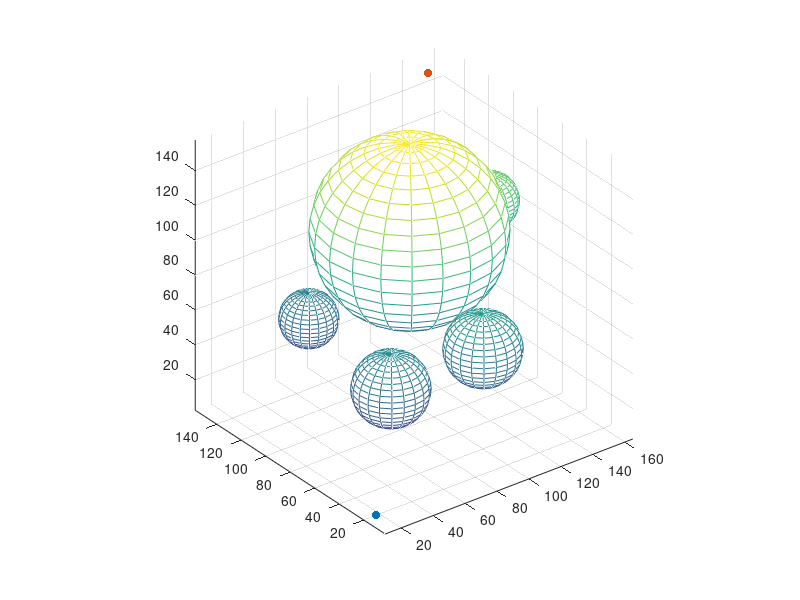

Source code (MATLAB): (Note: this script raises an error after producing the figure.)
%% 绘制障碍物(以球为例，主要是方便计算)
x0=100; y0=100; z0=100;%球心
circleCenter = [100,100,100;50,50,50;100,40,60;150,100,100;60,130,50];
r=[50;20;20;15;15];%半径
%下面开始画
figure(1);
[x,y,z]=sphere;
for i = 1:length(circleCenter(:,1))
    mesh(r(i)*x+circleCenter(i,1),r(i)*y+circleCenter(i,2),r(i)*z+circleCenter(i,3));hold on;
end
axis equal
%% 参数
source=[10 10 10];
goal=[150 150 150];
stepsize = 10;
threshold = 10;
maxFailedAttempts = 10000;
display = true;
searchSize = [250 250 250];      %探索空间六面体
%% 绘制起点和终点
hold on;
scatter3(source(1),source(2),source(3),"filled","g");
scatter3(goal(1),goal(2),goal(3),"filled","b");
tic;  % tic-toc: Functions for Elapsed Time
RRTree = double([source -1]);
failedAttempts = 0;
pathFound = false;

%% 循环
while failedAttempts <= maxFailedAttempts  % loop to grow RRTs
    %% chooses a random configuration
    if rand < 0.5
        sample = rand(1,3) .* searchSize;   % random sample
    else
        sample = goal; % sample taken as goal to bias tree generation to goal
    end
    %% selects the node in the RRT tree that is closest to qrand
    [A, I] = min( distanceCost(RRTree(:,1:3),sample) ,[],1); % find the minimum value of each column
    closestNode = RRTree(I(1),1:3);
    %% moving from qnearest an incremental distance in the direction of qrand
    movingVec = [sample(1)-closestNode(1),sample(2)-closestNode(2),sample(3)-closestNode(3)];
    movingVec = movingVec/sqrt(sum(movingVec.^2));  %单位化
    newPoint = closestNode + stepsize * movingVec;
    if ~checkPath3(closestNode, newPoint, circleCenter,r) % if extension of closest node in tree to the new point is feasible
        failedAttempts = failedAttempts + 1;
        continue;
    end
    
    if distanceCost(newPoint,goal) < threshold, pathFound = true; break; end % goal reached
    [A, I2] = min( distanceCost(RRTree(:,1:3),newPoint) ,[],1); % check if new node is not already pre-existing in the tree
    if distanceCost(newPoint,RRTree(I2(1),1:3)) < threshold, failedAttempts = failedAttempts + 1; continue; end 
    
    RRTree = [RRTree; newPoint I(1)]; % add node
    failedAttempts = 0;
    if display, plot3([closestNode(1);newPoint(1)],[closestNode(2);newPoint(2)],[closestNode(3);newPoint(3)],'LineWidth',1); end
    pause(0.05);
end

if display && pathFound, plot3([closestNode(1);goal(1)],[closestNode(2);goal(2)],[closestNode(3);goal(3)]); end

if display, disp('click/press any key'); waitforbuttonpress; end
if ~pathFound, error('no path found. maximum attempts reached'); end
%% retrieve path from parent information
path = goal;
prev = I(1);
while prev > 0
    path = [RRTree(prev,1:3); path];
    prev = RRTree(prev,4);
end

pathLength = 0;
for i=1:length(path(:,1))-1, pathLength = pathLength + distanceCost(path(i,1:3),path(i+1,1:3)); end % calculate path length
fprintf('processing time=%d \nPath Length=%d \n\n', toc, pathLength); 
figure(2)
for i = 1:length(circleCenter(:,1))
    mesh(r(i)*x+circleCenter(i,1),r(i)*y+circleCenter(i,2),r(i)*z+circleCenter(i,3));hold on;
end
axis equal
hold on;
scatter3(source(1),source(2),source(3),"filled","g");
scatter3(goal(1),goal(2),goal(3),"filled","b");
plot3(path(:,1),path(:,2),path(:,3),'LineWidth',2,'color','r');